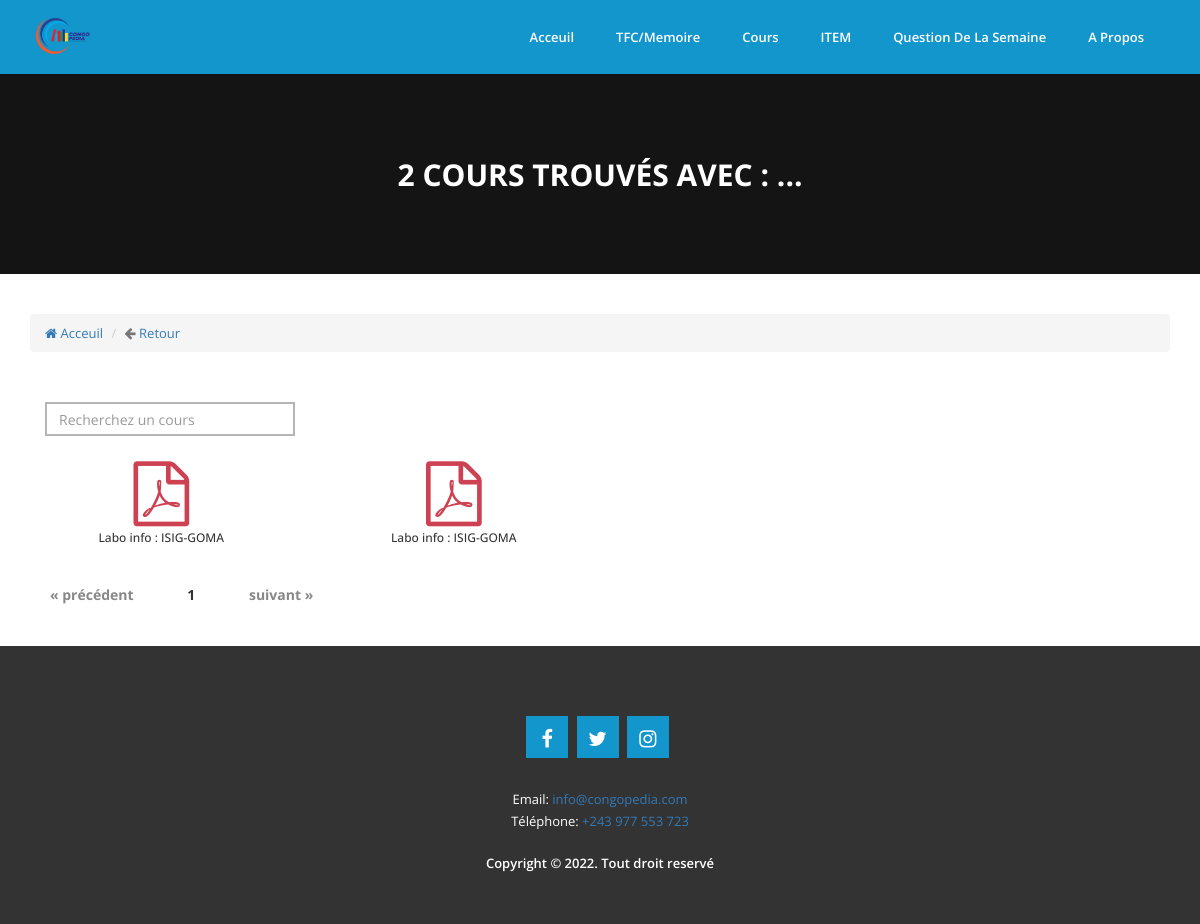
Before: /search-courses.php with the older database file.
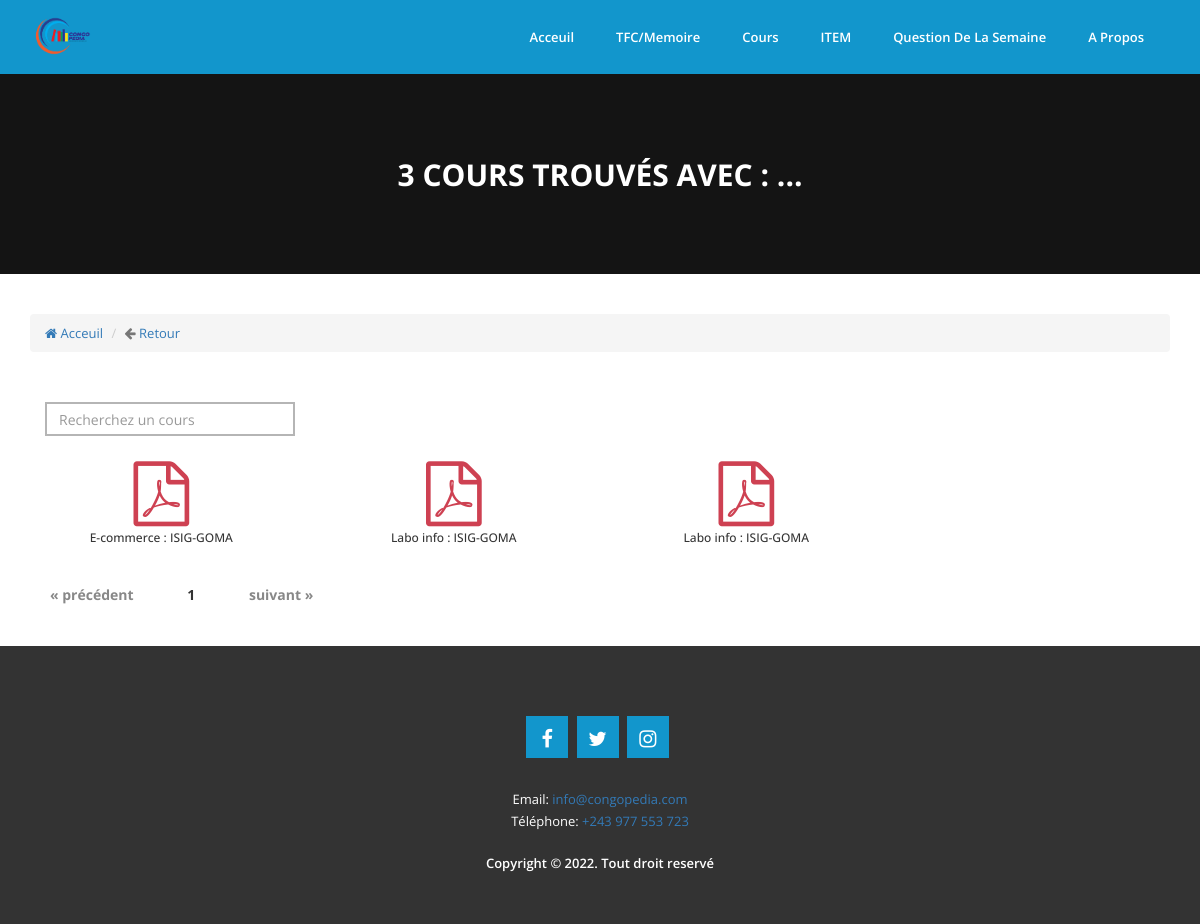
After: the same page with the newer database file.
### tables this page shows
CREATE TABLE `t_cours` (
  `CodeCours` int(11) NOT NULL,
  `Cours` text NOT NULL,
  `cours_slug` text NOT NULL,
  `Auteur` varchar(254) NOT NULL,
  `Readed` int(11) NOT NULL,
  `Liked` int(11) NOT NULL,
  `Fichier` text NOT NULL,
  `Institution` varchar(255) NOT NULL,
  `Created_On` timestamp NOT NULL DEFAULT current_timestamp() ON UPDATE current_timestamp(),
  `CodeCompte` int(11) NOT NULL,
  `CodeAdmin` int(11) NOT NULL,
  `CodePropriete` int(11) NOT NULL,
  `Statut` int(11) NOT NULL
);

### search-courses.php (called while the page is built)
<?php
include("includes/sessionclient.php");
include("includes/head.php");
include("includes/header.php");
include("container/search-courses.php");
include("includes/footer.php");
?>

### class/app.php (called while the page is built, shortened)
<?php
class App
{
    private $db_name, $db_user, $db_pass, $db_host, $pdo;
    public function __construct( $db_name = "congopedia", $db_user = "root", $db_pass = "", $db_host = 'localhost' )
    {
        $this->db_name = $db_name;
        $this->db_user = $db_user;
        $this->db_pass = $db_pass;
        $this->db_host = $db_host;
    }
    public function getPDO()
    {
        try {
            if ( $this->pdo === null ) {
                $pdo_ = new PDO( 'mysql:host=' . $this->db_host . '; port=3306; dbname=' . $this->db_name . ';charset=utf8', $this->db_user, $this->db_pass );
                $pdo_->setAttribute( PDO::ATTR_ERRMODE, PDO::ERRMODE_WARNING );
                $this->pdo = $pdo_;
            }
        } catch ( PDOException $ex ) {
            die( $ex->getMessage() );
        }
        return $this->pdo;
    }
    public function fetchPrepared( $statement )
    {
        $req = $this->getPDO()->prepare( $statement );
        $req->execute();
        return $req->fetchAll();
    }
    public function fetch( $statement )
    {
        $req = $this->getPDO()->query( $statement );
        $data = $req->fetch();
        return $data;
    }
}
$app=new App('congopedia');
?>

### container/search-courses.php (the view, shortened to what the changed rows need)
<?php
$word = $_GET['word'];
if (isset($_GET['page']) && !empty($_GET['page'])) {
    $currentPage = (int)strip_tags($_GET['page']);
} else {
    $currentPage = 1;
}
$sql1 = "SELECT COUNT(*) AS nbre FROM t_cours WHERE Statut=1 AND Cours LIKE '%$word%'";
$nbre = $app->fetch($sql1);
$nbArticles = $nbre['nbre'];
$parPage = 20;
$pages = ceil($nbArticles / $parPage);
$premier = ($currentPage * $parPage) - $parPage;
$sql3 = "SELECT * FROM t_cours WHERE Statut=1 AND Cours LIKE '%$word%' ORDER BY t_cours.Created_On DESC LIMIT $premier,$parPage";
$req = $app->fetchPrepared($sql3);
?>
<div class="slide-single slide-single-page">
    <div class="text text-page">
        <div class="this-item">
            <h2><?php echo $nbArticles; ?> cours trouvés avec : <?php echo $word; ?> ... </h2>
        </div>
    </div>
</div>
<div class="single-channel">
    <div class="container">
        <div class="row">
            <div class="col-md-12 col-sm-12 col-xs-12">
                <div class="row">
                    <?php
                    foreach ($req as $row){
                        ?>
                        <div class="col-md-3 text-center">
                            <div class="card mb-3">
                                <div class="card-body">
                                    <div class="dropdown" style="padding: 5px;">
                                        <a href="detail_course?course=<?php echo $row['cours_slug']; ?>" class="avatar avatar-lg">
                                            <span class="">
                                                <i class="fa fa-file-pdf-o fa-5x" style="color: #ce4152;"></i>
                                            </span>
                                        </a>
                                    </div>
                                </div>
                            </div>
                            <h6><?php echo $row['Cours'] ?> : <?php echo $row['Institution'] ?></h6>
                        </div>
                        <?php
                    }
                    ?>
                </div>
            </div>
        </div>
        <div class="row">
            <div class="col-md-12">
                <div class="pagination">
                    <?php for($page = 1; $page <= $pages; $page++): ?>
                        <a href="article?page=<?= $page ?>"><span class="<?= ($currentPage == $page) ? "current" : "" ?>"><?= $page ?></span></a>
                    <?php endfor ?>
                </div>
            </div>
        </div>
    </div>
</div>

Changed rows visible on the page:
added t_cours: Cours "E-commerce", Institution "ISIG-GOMA"
Other visible differences:
$nbArticles: "2" → "3"
